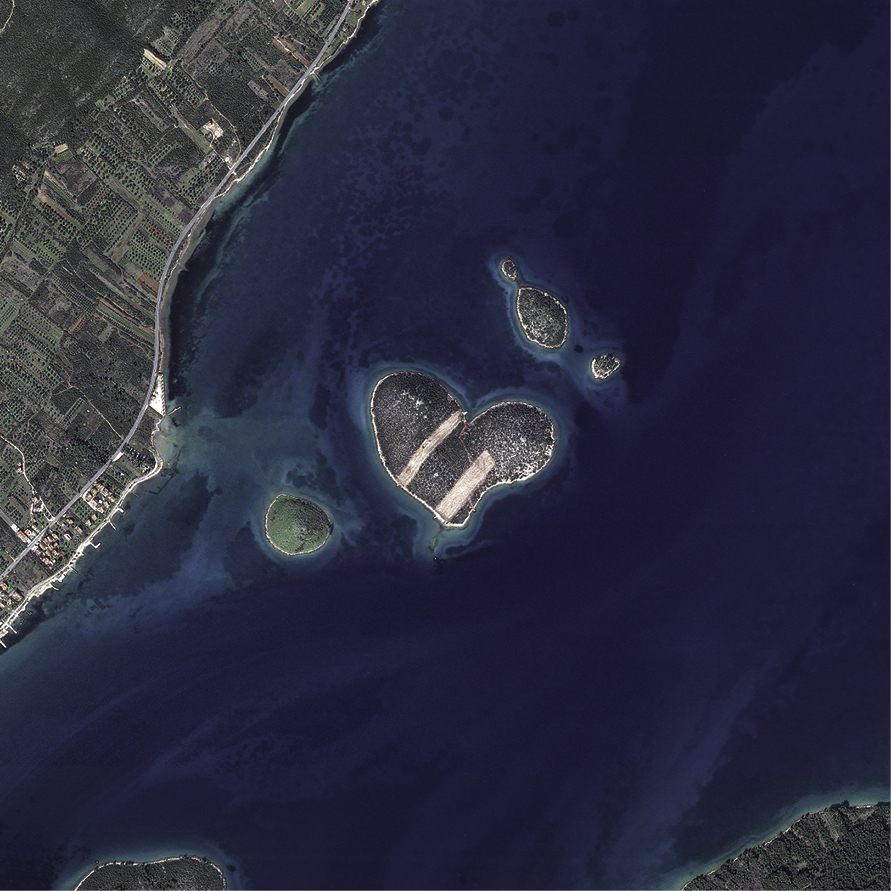
#> input picture Image_Processing/Galesnjak.jpg, 891 x 891 px
$ python HistogramsColor.py   (Python 2 division)
#> lines starting #> are read from the running program, lines starting #| are printed output that depends on the picture
#!/usr/bin/env python -tt

# Imports
import cv2
import numpy as np
from matplotlib import pyplot as plt

def main():

  print 'Input the image name including the extension.'
  fileName = ''
  fileName = raw_input(fileName)
#> the answer given: Galesnjak.jpg

  img = cv2.imread(fileName, -1)
#> img is the input picture: shape (891, 891, 3); mean B, G, R 63, 42.9, 42.5
  img = img[:, :, :: -1]
  plt.subplot(222)
  plt.imshow(img, interpolation = 'bicubic')

  # Plot histogram using amtplotlib
  grayImg = cv2.imread(fileName, 0)
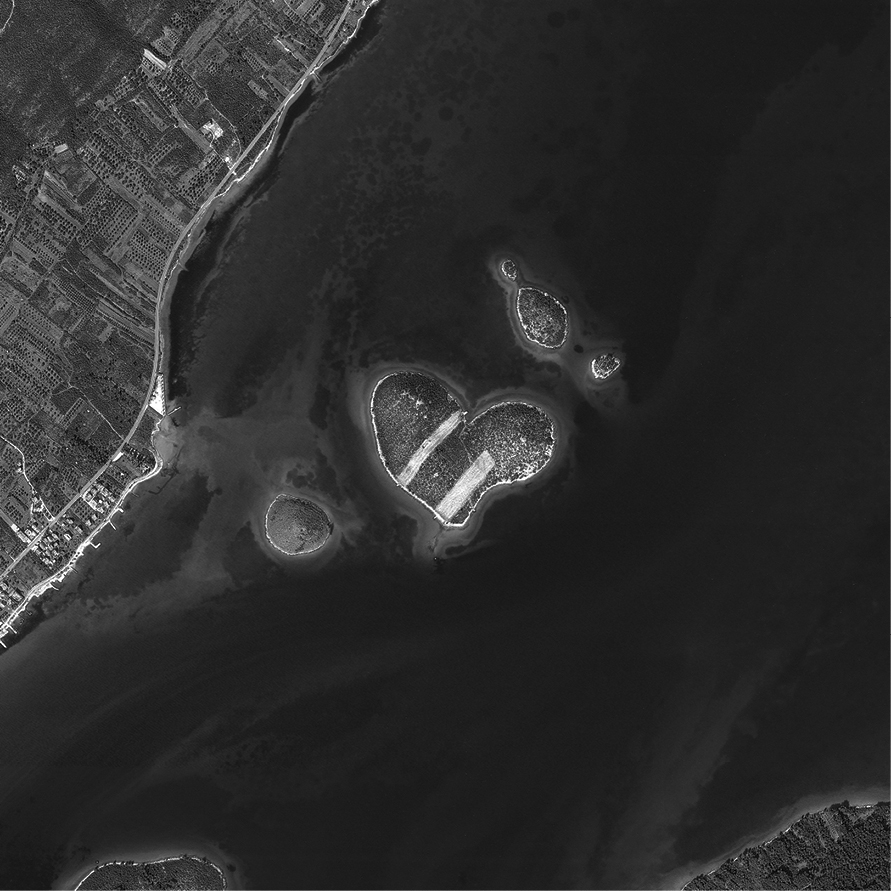
#> grayImg: shape (891, 891); min 0, max 255, mean 45.1
  plt.subplot(221)
  plt.imshow(grayImg, cmap = 'gray', interpolation = 'bicubic')
  plt.subplot(223)
  plt.hist(grayImg.ravel(), 256, [0, 256])
  plt.xlim([0, 256])

  # Plot histogram using openCV
  color = ('b', 'g', 'r')

  for i, col in enumerate(color):
    print i, col
    hist = cv2.calcHist([img], [i], None, [256], [0, 256])
    plt.subplot(224)
    plt.plot(hist, color = col)
    plt.xlim([0, 256])
  plt.show()
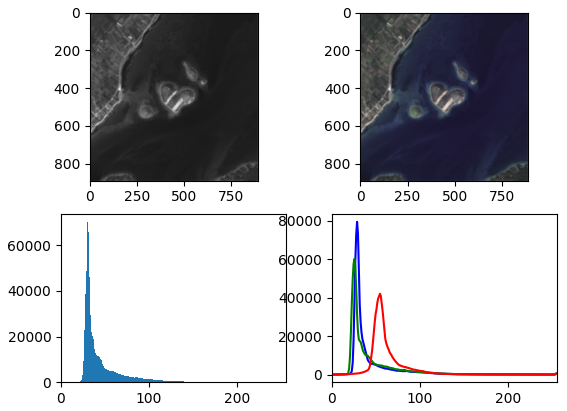
#> figure drawn by matplotlib, 4 panels; panel 3: tallest bar 70141 high, from x = 30 to 31; panel 4: curve peaks at x = 29, y = 79461; panel 4: curve peaks at x = 26, y = 60163; panel 4: curve peaks at x = 55, y = 42052

if __name__ == '__main__':
  main()

$ run again, on Image_Processing/SIP_2.jpg
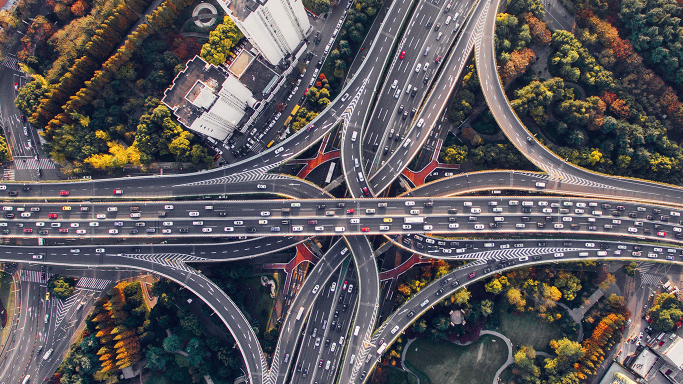
#> input picture Image_Processing/SIP_2.jpg, 1366 x 768 px (shown at 1/2 size)
#> in main, img is the input picture: shape (768, 1366, 3); mean B, G, R 92.8, 89.2, 93.7
#> in main, `grayImg = cv2.imread(fileName, 0)`:
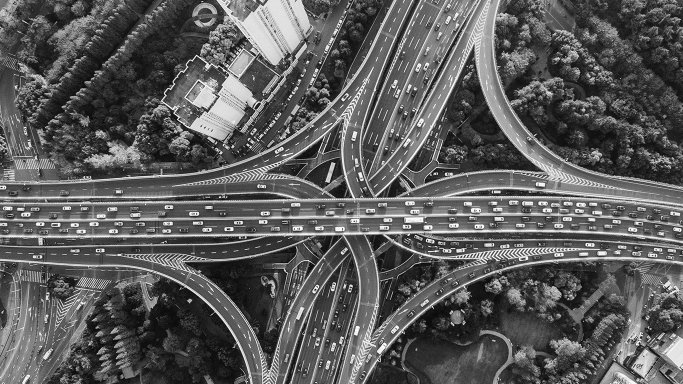
#> grayImg: shape (768, 1366) (shown at 1/2 size); min 0, max 255, mean 91
#> in main, `plt.show()`:
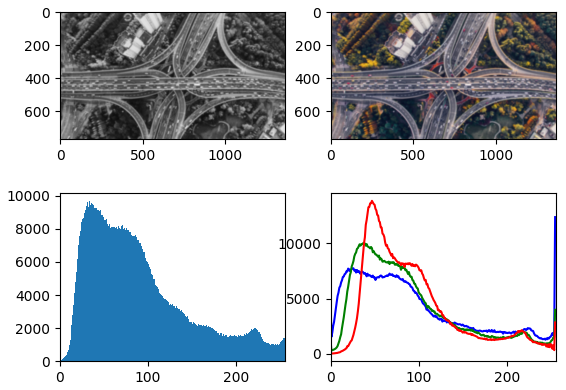
#> figure drawn by matplotlib, 4 panels; panel 3: tallest bar 9670 high, from x = 33 to 34; panel 4: curve peaks at x = 255, y = 12376; panel 4: curve peaks at x = 38, y = 10037; panel 4: curve peaks at x = 47, y = 13848

$ run again, on Image_Processing/SIP_3.jpg
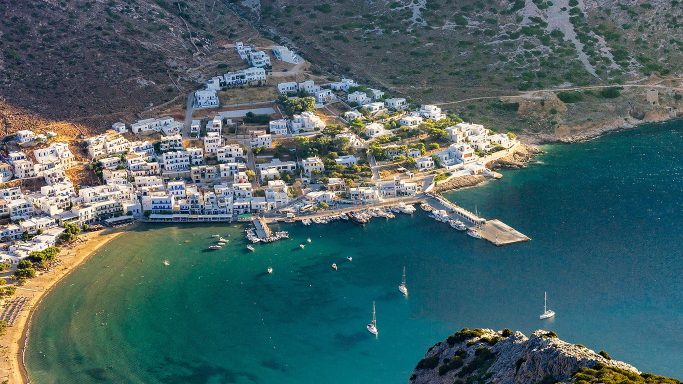
#> input picture Image_Processing/SIP_3.jpg, 1366 x 768 px (shown at 1/2 size)
#> in main, img is the input picture: shape (768, 1366, 3); mean B, G, R 102, 100.6, 74.2
#> in main, `grayImg = cv2.imread(fileName, 0)`:
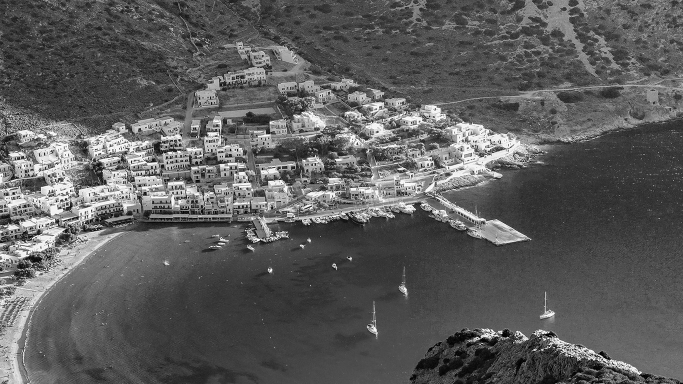
#> grayImg: shape (768, 1366) (shown at 1/2 size); min 0, max 255, mean 92.8
#> in main, `plt.show()`:
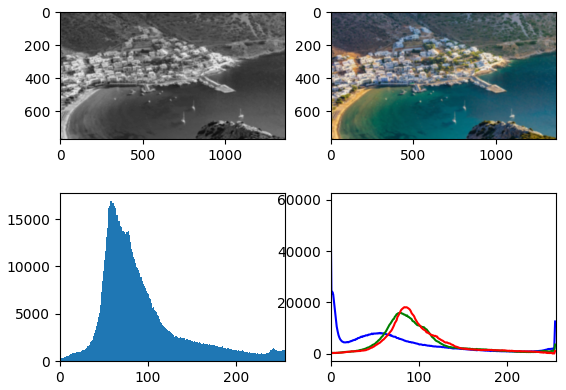
#> figure drawn by matplotlib, 4 panels; panel 3: tallest bar 16890 high, from x = 58 to 59; panel 4: curve peaks at x = 0, y = 59495; panel 4: curve peaks at x = 80, y = 15948; panel 4: curve peaks at x = 84, y = 18181
